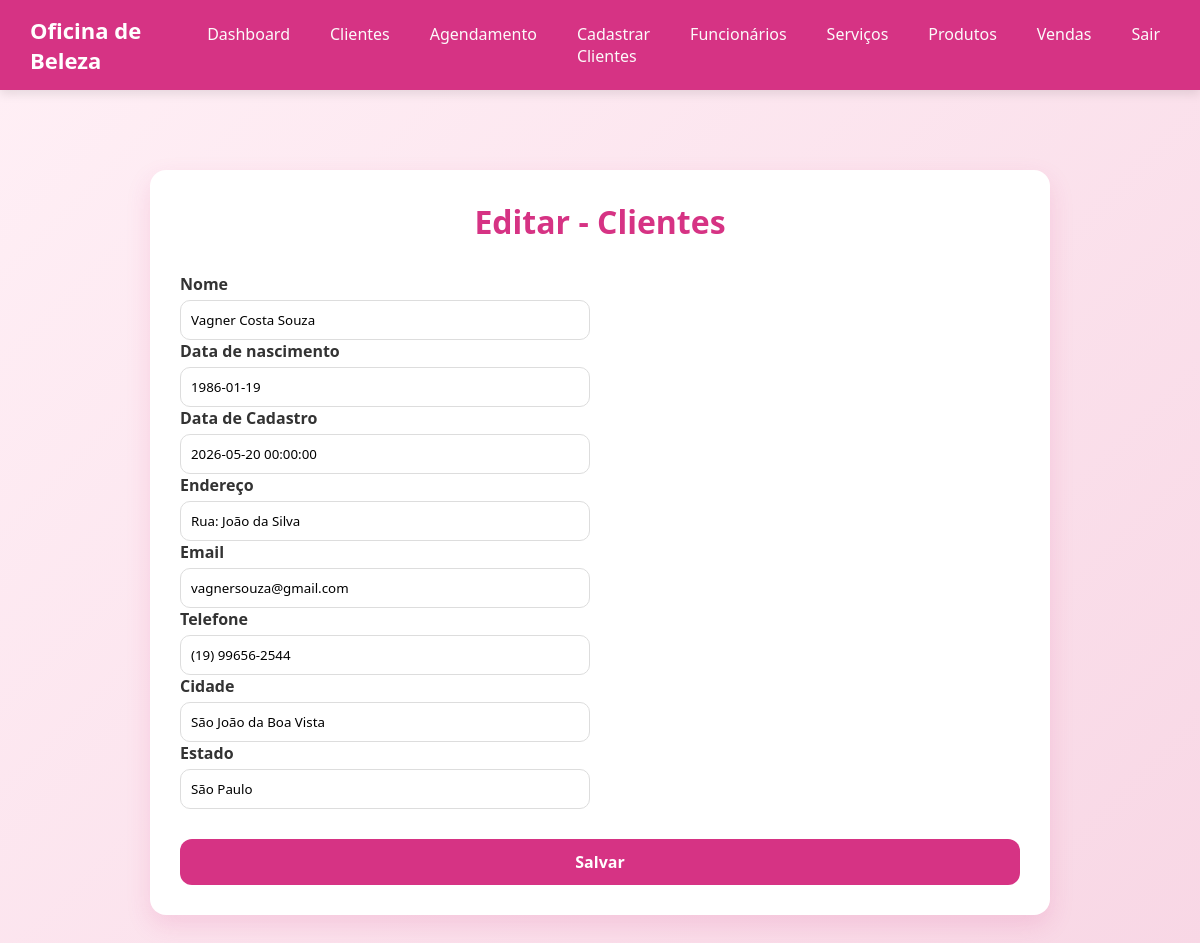
Page /editar-clientes.php?id=1 on the earlier database version.
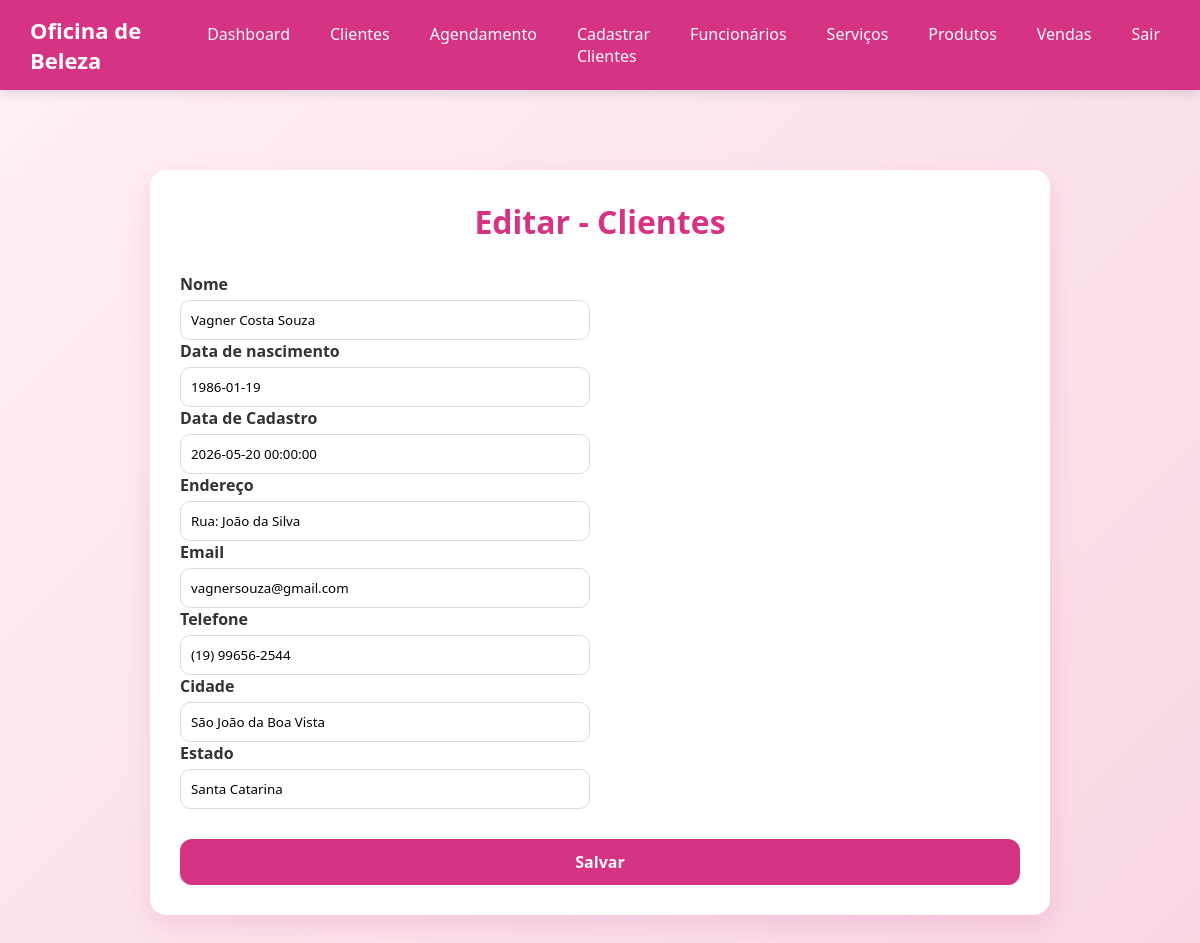
Same page on the later database version.
### tables this page shows
CREATE TABLE IF NOT EXISTS `tb_cliente` (
  `id` int(11) NOT NULL AUTO_INCREMENT,
  `nome` varchar(200) NOT NULL,
  `data_nascimento` date NOT NULL,
  `endereco` varchar(150) NOT NULL,
  `email` varchar(200) NOT NULL,
  `telefone` varchar(15) NOT NULL,
  `cidade` varchar(150) NOT NULL,
  `estado` varchar(100) NOT NULL,
  `data_cadastro` datetime NOT NULL DEFAULT current_timestamp(),
  `ativo` tinyint(4) NOT NULL DEFAULT 1,
  PRIMARY KEY (`id`),
  UNIQUE KEY `email` (`email`)
);

### editar-clientes.php (the view, shortened to what this page needs)
<?php
try {
    $conexao = new PDO("mysql:host=" . SERVIDOR . ";dbname=" . BANCO . ";charset=utf8", USUARIO, SENHA);
    $conexao->setAttribute(PDO::ATTR_ERRMODE, PDO::ERRMODE_EXCEPTION);
    $id = $_GET['id'];
    $sql = "SELECT * FROM tb_cliente WHERE id=$id";
    $comando = $conexao->prepare($sql);
    $comando->execute();
    $clientes = $comando->fetchAll(PDO::FETCH_ASSOC);
} catch (PDOException $erro) {
    echo "Erro ao conectar no banco de dados" . $erro->getMessage();
}
?>
<!DOCTYPE html>
<html lang="pt-br">
<head>
    <link rel="stylesheet" href="assets/css/funcionario/funcionario.css">
</head>
<body>
    <?php require_once 'includes/header.php';
    ?>
    <div class="container">
        <h1>Editar - Clientes</h1>
        <form action="backend/atualizar-clientes.php?id=<?php echo $clientes[0]['id']; ?>" method="post">
            <div class="form-grid">
                <div class="input-group">
                    <label>Nome</label>
                    <input value="<?php echo $clientes[0]['nome']; ?>" type="text" name="nome" id="nome" required>
                </div>
                <div class="input-group">
                    <label>Data de nascimento</label>
                    <input value="<?php echo $clientes[0]['data_nascimento']; ?>" type="text" name="data_nascimento" id="data_nascimento" required>
                </div>
                <div class="input-group">
                    <label>Data de Cadastro</label>
                    <input value="<?php echo $clientes[0]['data_cadastro']; ?>" type="text" name="data_cadastro" id="data_cadastro" required>
                </div>
                <div class="input-group">
                    <label>Endereço</label>
                    <input value="<?php echo $clientes[0]['endereco']; ?>" type="text" name="endereco" id="endereco" required>
                </div>
                <div class="input-group">
                    <label>Email</label>
                    <input value="<?php echo $clientes[0]['email']; ?>" type="text" name="email" id="email" required>
                </div>
                <div class="input-group">
                    <label>Telefone</label>
                    <input value="<?php echo $clientes[0]['telefone']; ?>" type="text" name="telefone" id="telefone" required>
                </div>
                <div class="input-group">
                    <label>Cidade</label>
                    <input value="<?php echo $clientes[0]['cidade']; ?>" type="text" name="cidade" id="cidade" required>
                </div>
                <div class="input-group">
                    <label>Estado</label>
                    <input value="<?php echo $clientes[0]['estado']; ?>" type="text" name="estado" id="estado" required>
                </div>
            </div>
            <input type="submit" value="Salvar">
        </form>
    </div>
</body>
</html>

Differences in the rows shown:
changed tb_cliente "Vagner Costa Souza": estado "São Paulo" → "Santa Catarina"
